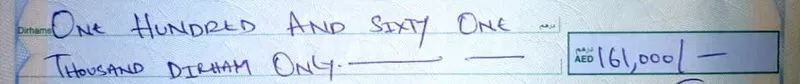
#> input picture testing_images/handwritten-check-ocr.png, 800 x 84 px, found by its file name
$ python cvtest.py
#> lines starting #> are read from the running program, lines starting #| are printed output that depends on the picture; after the words box and inside, x2 and y2 are one past the last pixel; in counts of white or black regions, pixels touching at a corner belong together
import cv2
import os

def getLines(imagePath:str):
    #Read image
#> called with imagePath = 'handwritten-check-ocr.png'
    image = cv2.imread(imagePath)
#> image is the input picture: shape (84, 800, 3); mean B, G, R 216.5, 199.3, 184.6

    #Grayscale image
    grayscale = cv2.cvtColor(image, cv2.COLOR_BGR2GRAY)
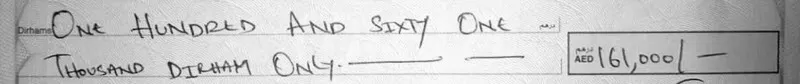
#> grayscale: shape (84, 800); min 3, max 255, mean 196.9

    #Treshold image
    tresh = cv2.adaptiveThreshold(grayscale, 255, cv2.ADAPTIVE_THRESH_GAUSSIAN_C, cv2.THRESH_BINARY, 31, 10)
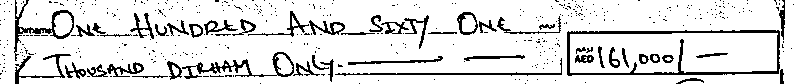
#> tresh: shape (84, 800); 87.3% white; black in thin lines or dots

    hmm = cv2.imwrite("C:/Users/cream/Documents/AiProjectClass12/the_threshold2.png",tresh)
    #Get horizontal lines
    horizontals = (tresh > 0).sum(axis=1)
#> horizontals = 84 values, max 785 at index 82, min 303 at index 73, mean 698.4

    #Get regions of text
    ylines = []
    in_line = False

    for y,pixels in enumerate(horizontals):
        if pixels > 10 and in_line == False:
            start = y
            in_line = True
        elif pixels < 10 and in_line == True:
            end = y
            in_line = False

            if end - start > 5:
                ylines.append((start,end))
#> this loop made 84 passes
#> (pixels, start, in_line) on pass 1: (765, 0, True)
#> pixels on passes 2 to 7: 776, 775, 776, 772, 773, 771
#> after the loop, in_line = True; start = 0; ylines = []

    lines = []
    padding = 10

    for y_start,y_end in ylines:
        line_tresh = tresh[y_start:y_end,:]

        verticals = (line_tresh > 0).sum(axis=0)
        xs = [x for x,pixels in enumerate(verticals) if pixels > 0]

        x_start = min(xs)
        x_end = max(xs)

        lines.append((x_start - padding,
                      y_start - padding,
                      x_end + padding,
                      y_end + padding))
#> this loop made 0 passes
#> after the loop, lines = []

    return lines

#Wait till user closes all windows or presses a key

def main():
    lines = getLines("handwritten-check-ocr.png")
#> lines = []
    """output = cv2.imread("image.png")
    for x_start, y_start, x_end, y_end in lines:
        cv2.rectangle(output,(x_start,y_start),(x_end,y_end),(255,0,0),2)

    cv2.imshow("Final gay ultimate specimen", output)
    cv2.waitKey(0)
    cv2.destroyAllWindows()"""

if __name__ == "__main__":
    main()

$ run again, with testing_images/WhatsApp Image 2026-09-20 at 18.59.23.jpeg saved as testing_images/handwritten-check-ocr.png
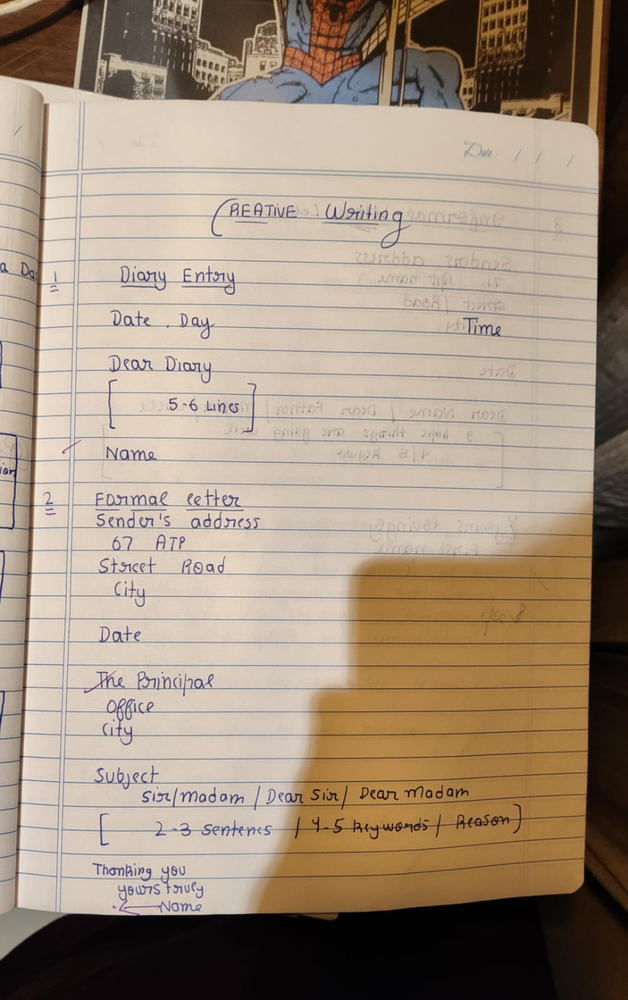
#> input picture testing_images/WhatsApp Image 2026-09-20 at 18.59.23.jpeg, 628 x 1000 px, shrunk from 1005 x 1600 before the run, found by its file name
#> in getLines, image is the input picture: shape (1000, 628, 3); mean B, G, R 124.7, 143.2, 161.1
#> in getLines, `grayscale = cv2.cvtColor(image, cv2.COLOR_BGR2GRAY)`:
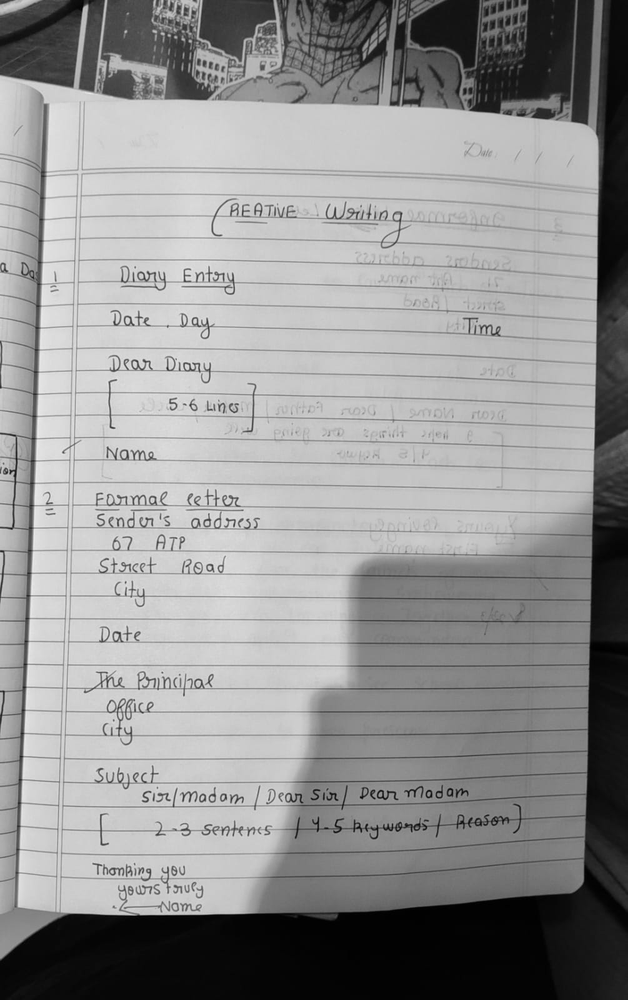
#> grayscale: shape (1000, 628); min 0, max 238, mean 146.4
#> in getLines, `tresh = cv2.adaptiveThreshold(grayscale, 255, cv2.ADAPTIVE_THRESH_GAUS..`:
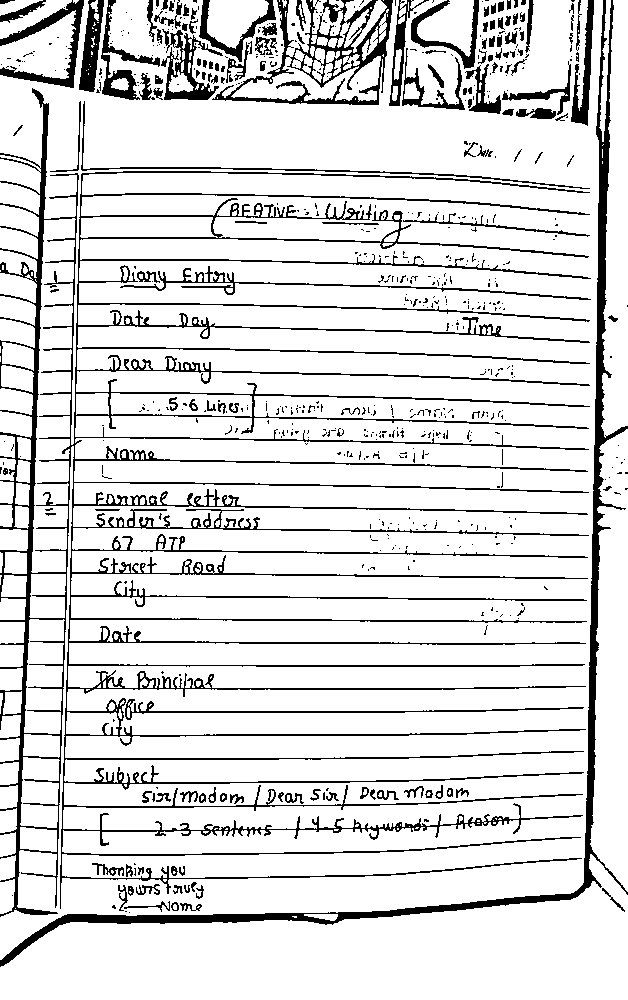
#> tresh: shape (1000, 628); 86.4% white; 635 black regions (488 under 20 px), largest, box (x1, y1, x2, y2) and area: (0, 88, 591, 917) 45105, (0, 0, 628, 967) 11096, (212, 0, 393, 105) 4319
#> horizontals = 1000 values, max 628 at index 967, min 81 at index 665, mean 542.5
#> the loop in getLines, `for y,pixels in enumerate(horizontals):` made 1000 passes
#> (pixels, start, in_line) on pass 1: (438, 0, True)
#> after the loop in getLines, `for y,pixels in enumerate(horizontals):`: in_line = True; start = 0; ylines = []

$ run again, with testing_images/handwritten-note-ocr.jpg saved as testing_images/handwritten-check-ocr.png
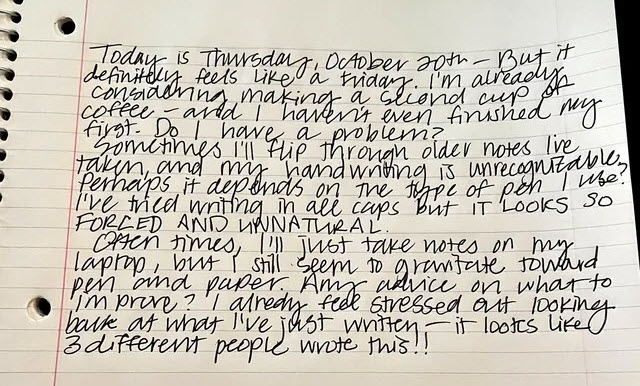
#> input picture testing_images/handwritten-note-ocr.jpg, 640 x 386 px, found by its file name
#> in getLines, image is the input picture: shape (386, 640, 3); mean B, G, R 185.8, 196.1, 200.6
#> in getLines, `tresh = cv2.adaptiveThreshold(grayscale, 255, cv2.ADAPTIVE_THRESH_GAUS..`:
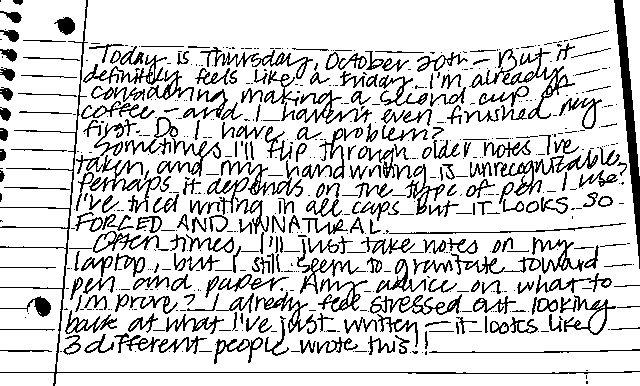
#> tresh: shape (386, 640); 82.4% white; black in thin lines or dots
#> horizontals = 386 values, max 638 at index 364, min 105 at index 372, mean 527.3
#> the loop in getLines, `for y,pixels in enumerate(horizontals):` made 386 passes
#> (pixels, start, in_line) on pass 1: (618, 0, True)
#> after the loop in getLines, `for y,pixels in enumerate(horizontals):`: in_line = True; start = 0; ylines = []
